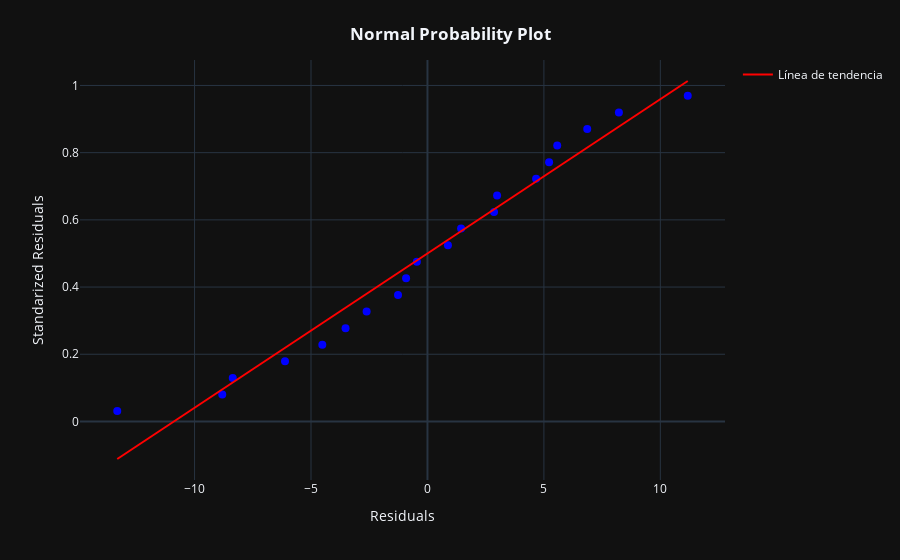

The notebook cell this image was saved under:
### Code cell
# NORMAL PROBABILITY PLOT
# To ensure the normality of the residuals
# This is the visual way to see if the residuals come from a normal distribution
best_model['qqplot']

### Figure 1 — Plotly figure (JSON) as saved in the notebook; plotly's stock layout.template omitted (floating-point values rounded to 4 significant figures)
{"data": [{"hovertemplate": "Residuals: %{x}<br>Standarized Residuals: %{y}", "legendgroup": "", "line": {"dash": "dot"}, "marker": {"color": "blue", "coloraxis": "coloraxis", "size": 8, "symbol": "circle"}, "mode": "markers", "name": "", "orientation": "v", "showlegend": false, "type": "scatter", "x": [-13.32, -8.811, -8.361, -6.117, -4.515, -3.517, -2.612, -1.264, -0.9173, -0.455, 0.8793, 1.444, 2.859, 2.99, 4.665, 5.223, 5.572, 6.861, 8.22, 11.18], "xaxis": "x", "y": [0.03086, 0.08025, 0.1296, 0.179, 0.2284, 0.2778, 0.3272, 0.3765, 0.4259, 0.4753, 0.5247, 0.5741, 0.6235, 0.6728, 0.7222, 0.7716, 0.821, 0.8704, 0.9198, 0.9691], "yaxis": "y"}, {"line": {"color": "red"}, "mode": "lines", "name": "Línea de tendencia", "type": "scatter", "x": [-13.32, -8.811, -8.361, -6.117, -4.515, -3.517, -2.612, -1.264, -0.9173, -0.455, 0.8793, 1.444, 2.859, 2.99, 4.665, 5.223, 5.572, 6.861, 8.22, 11.18], "y": [-0.1117, 0.09534, 0.116, 0.2191, 0.2927, 0.3385, 0.3801, 0.442, 0.4579, 0.4791, 0.5404, 0.5663, 0.6313, 0.6373, 0.7143, 0.7399, 0.7559, 0.8151, 0.8775, 1.013]}], "layout": {"coloraxis": {"colorbar": {"title": {"text": "Standarized Residuals"}}, "colorscale": [[0, "#0d0887"], [0.1111, "#46039f"], [0.2222, "#7201a8"], [0.3333, "#9c179e"], [0.4444, "#bd3786"], [0.5556, "#d8576b"], [0.6667, "#ed7953"], [0.7778, "#fb9f3a"], [0.8889, "#fdca26"], [1, "#f0f921"]]}, "legend": {"tracegroupgap": 0}, "margin": {"t": 60}, "title": {"text": "<b>Normal Probability Plot</b>", "x": 0.5, "xanchor": "center", "y": 0.95, "yanchor": "top"}, "xaxis": {"anchor": "y", "domain": [0, 1], "title": {"text": "Residuals"}}, "yaxis": {"anchor": "x", "domain": [0, 1], "title": {"text": "Standarized Residuals"}}}}
